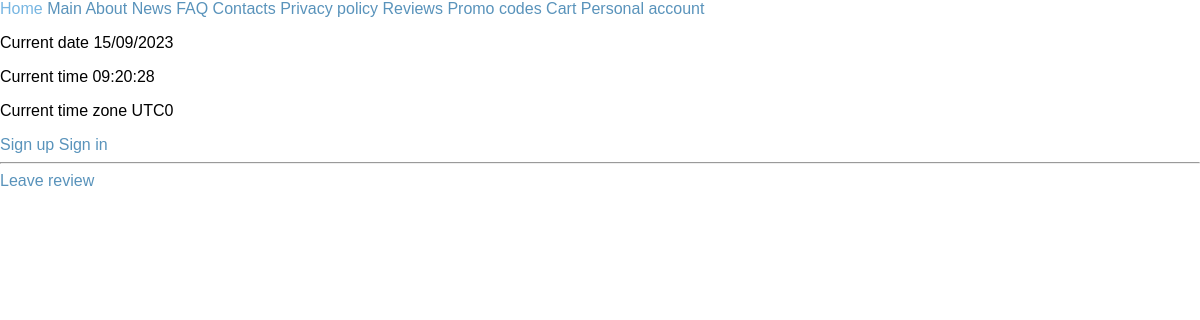
Before: /info/review/list with the older database file.
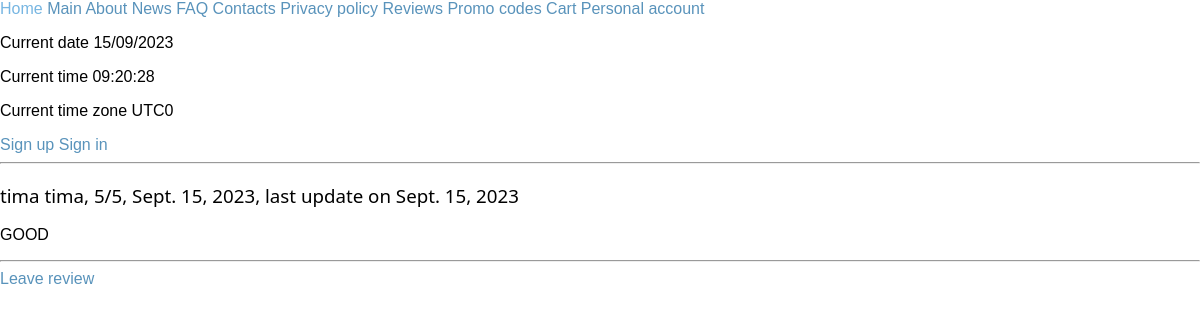
After: the same page with the newer database file.
### info/models.py (models this page shows)
class Review(models.Model):
    customer = models.ForeignKey(MyUser, on_delete=models.CASCADE)
    content = models.TextField()
    rating = models.IntegerField(
        validators=[MinValueValidator(1), MaxValueValidator(5)])
    created_date = models.DateField(auto_now_add=True)
    updated_date = models.DateField(auto_now=True)

### login/models.py (models this page shows, shortened)
class MyUser(AbstractUser):
    first_name = models.CharField(max_length=200)
    last_name = models.CharField(max_length=200)
    date_of_birth = models.DateField()
    email = models.EmailField()
    phone_number = models.CharField(max_length=50)
    USERNAME_FIELD = 'username'
    description = models.CharField(max_length=150, default='customer')
    image = models.ImageField(upload_to='user_images/', default='user_images/default.jpg')
    REQUIRED_FIELDS = ['first_name', 'last_name',
                       'email', 'date_of_birth', 'phone_number', 'image']
    objects = MyUserManager()

### info/views.py (the view)
# urls.py: path('review/list', views.review_list_view, name='review_list_view'),
def review_list_view(request):
    reviews = Review.objects.all()
    return render(request, "review/list.html", {'reviews': reviews})

### info/templates/review/list.html (shortened to what this page needs)
{% extends "base.html" %}
{% block content %}
<hr>
{% if reviews|length > 0 %}
{% for review in reviews %}
<section>
    <h3>{{ review.customer.first_name }} {{ review.customer.last_name }}, {{ review.rating }}/5, <time datetime={{ review.created_date }}>{{ review.created_date }}</time>, last update on <time datetime={{ review.updated_date }}>{{ review.updated_date }}</time></h3>
    <p>{{ review.content }}</p>
</section>
<hr>
{% endfor %}
{% endif %}
{% if user.is_authenticated %}
<a href="/personal_account/">Leave review</a>
{% else %}
<a href="/login/">Leave review</a>
{% endif %}
{% endblock %}

Changed rows visible on the page:
added Review: customer.first_name "tima", customer.last_name "tima", rating "5", created_date "Sept. 15, 2023", updated_date "Sept. 15, 2023", content "GOOD"
